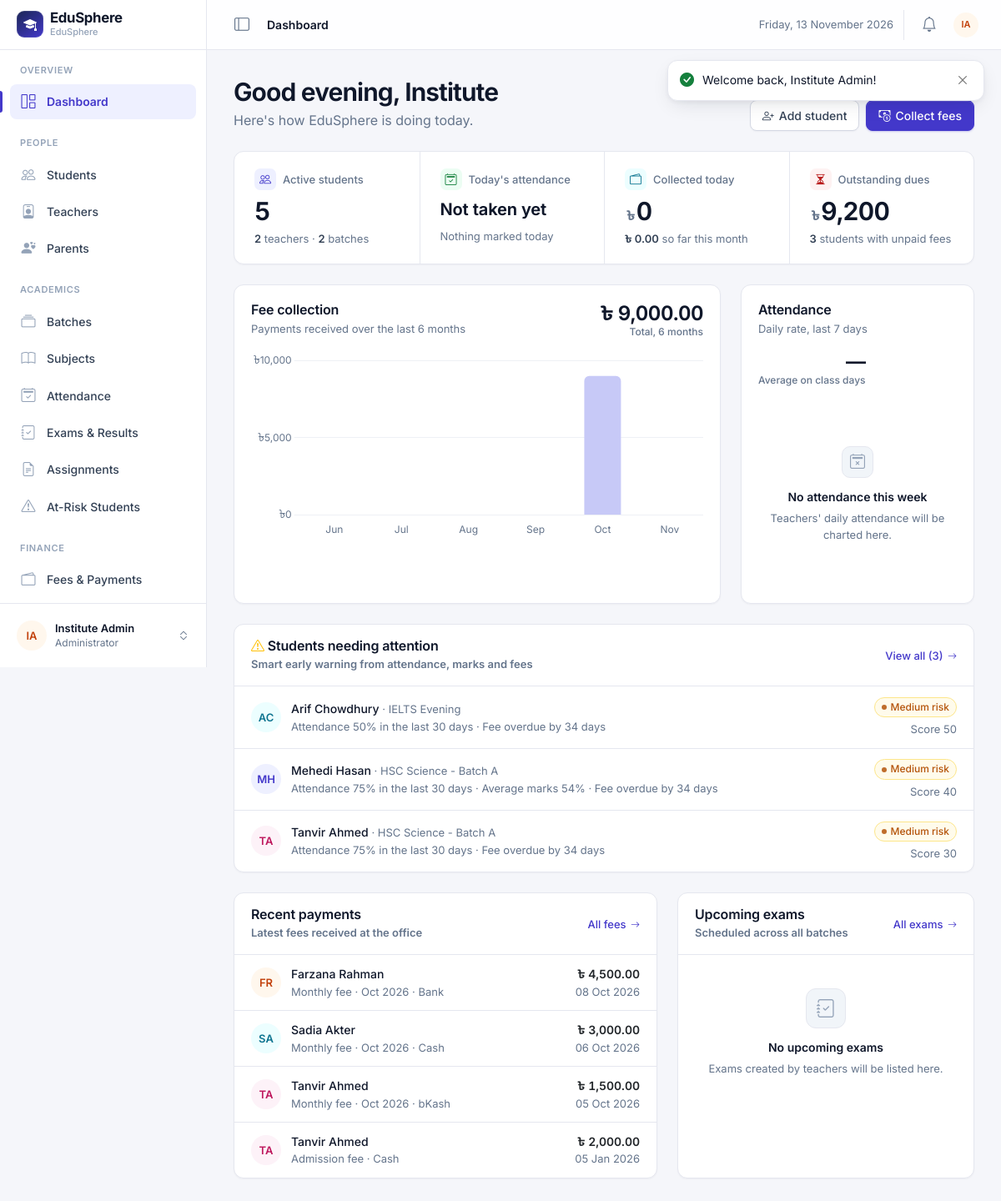
/dashboard.php (signed in), run on the app's committed database.
### tables this page shows
CREATE TABLE students (
    id             INT AUTO_INCREMENT PRIMARY KEY,
    user_id        INT NOT NULL UNIQUE,
    batch_id       INT NULL,
    roll_no        VARCHAR(20) NOT NULL,
    dob            DATE NULL,
    gender         ENUM('Male','Female','Other') NULL,
    phone          VARCHAR(20) NULL,
    address        VARCHAR(255) NULL,
    guardian_name  VARCHAR(100) NULL,
    photo          VARCHAR(255) NULL,
    admission_date DATE NULL,
    FOREIGN KEY (user_id)  REFERENCES users(id)   ON DELETE CASCADE,
    FOREIGN KEY (batch_id) REFERENCES batches(id) ON DELETE SET NULL
);

CREATE TABLE users (
    id              INT AUTO_INCREMENT PRIMARY KEY,
    name            VARCHAR(100) NOT NULL,
    username        VARCHAR(50)  NOT NULL UNIQUE,
    email           VARCHAR(100) NOT NULL UNIQUE,
    password        VARCHAR(255) NOT NULL,               
    role            ENUM('admin','teacher','student','parent') NOT NULL,
    status          ENUM('active','inactive') NOT NULL DEFAULT 'active',
    failed_attempts INT NOT NULL DEFAULT 0,
    locked_until    DATETIME NULL,
    reset_token     VARCHAR(64) NULL,
    reset_expires   DATETIME NULL,
    created_at      DATETIME NOT NULL DEFAULT CURRENT_TIMESTAMP
);

CREATE TABLE batches (
    id          INT AUTO_INCREMENT PRIMARY KEY,
    name        VARCHAR(100) NOT NULL,
    session     VARCHAR(20)  NOT NULL,                   
    description VARCHAR(255) NULL,
    created_at  DATETIME NOT NULL DEFAULT CURRENT_TIMESTAMP
);

CREATE TABLE payments (
    id           INT AUTO_INCREMENT PRIMARY KEY,
    fee_id       INT NOT NULL,
    amount_paid  DECIMAL(10,2) NOT NULL,
    payment_date DATE NOT NULL,
    method       VARCHAR(30) NOT NULL DEFAULT 'Cash',
    receipt_no   VARCHAR(30) NOT NULL UNIQUE,
    received_by  INT NULL,                               
    FOREIGN KEY (fee_id)      REFERENCES fees(id)  ON DELETE CASCADE,
    FOREIGN KEY (received_by) REFERENCES users(id) ON DELETE SET NULL
);

CREATE TABLE fees (
    id          INT AUTO_INCREMENT PRIMARY KEY,
    student_id  INT NOT NULL,
    fee_type    ENUM('Monthly','Admission','Exam','Fine') NOT NULL,
    amount      DECIMAL(10,2) NOT NULL,
    fee_month   VARCHAR(7) NULL,                         
    due_date    DATE NULL,
    description VARCHAR(255) NULL,
    created_at  DATETIME NOT NULL DEFAULT CURRENT_TIMESTAMP,
    FOREIGN KEY (student_id) REFERENCES students(id) ON DELETE CASCADE
);

### includes/dashboards/admin.php (the view, shortened to what the rows shown need)
<?php
$recent_payments = $pdo->query(
    'SELECT p.*, u.name AS student, f.fee_type, f.fee_month
       FROM payments p JOIN fees f ON f.id = p.fee_id
       JOIN students s ON s.id = f.student_id JOIN users u ON u.id = s.user_id
      ORDER BY p.payment_date DESC, p.id DESC LIMIT 6'
)->fetchAll();
$months = [];
for ($i = 5; $i >= 0; $i--) {
    $months[date('Y-m', strtotime("first day of -$i month"))] = 0;
}
$st = $pdo->prepare(
    'SELECT SUBSTR(payment_date, 1, 7) AS ym, SUM(amount_paid) AS total
       FROM payments WHERE payment_date >= ? GROUP BY ym'
);
$st->execute([array_key_first($months) . '-01']);
foreach ($st->fetchAll() as $r) {
    if (isset($months[$r['ym']])) $months[$r['ym']] = (float)$r['total'];
}
$days = [];
for ($i = 6; $i >= 0; $i--) {
    $days[date('Y-m-d', strtotime("-$i day"))] = null;
}
$first_name = explode(' ', user()['name'])[0];
?>
<div class="page-head greeting">
    <div>
        <h1><?= e(greeting()) ?>, <?= e($first_name) ?></h1>
    </div>
</div>
<div class="row g-4 mb-4">
    <div class="col-xl-8">
        <div class="card h-100">
            <div class="chart-head">
                <div>
                    <h2 class="section-title">Fee collection</h2>
                </div>
            </div>
        </div>
    </div>
    <div class="col-xl-4">
        <div class="card h-100">
            <div class="chart-head">
                <div>
                    <h2 class="section-title">Attendance</h2>
                </div>
            </div>
        </div>
    </div>
</div>
<?php $risk_list = risk_list(); require __DIR__ . '/risk_widget.php'; ?>
<div class="row g-4">
    <div class="col-lg-7">
        <div class="card h-100">
            <div class="card-header">
                <div><h2 class="section-title">Recent payments</h2><p class="section-sub">Latest fees received at the office</p></div>
            </div>
            <?php if ($recent_payments): ?>
                <div class="list-rows">
                    <?php foreach ($recent_payments as $p): ?>
                        <a class="list-row" href="<?= url('fees/receipt.php?id=' . $p['id']) ?>">
                            <?= avatar($p['student']) ?>
                            <div class="list-row-main">
                                <div class="list-row-title"><?= e($p['student']) ?></div>
                                <div class="list-row-sub">
                                    <?= e($p['fee_type']) ?> fee<?= $p['fee_month'] ? ' · ' . date('M Y', strtotime($p['fee_month'] . '-01')) : '' ?>
                                    · <?= e($p['method']) ?>
                                </div>
                            </div>
                            <div class="list-row-end">
                                <div class="fw-semibold text-dark tabular"><?= money($p['amount_paid']) ?></div>
                                <div class="list-row-sub"><?= fmt_date($p['payment_date']) ?></div>
                            </div>
                        </a>
                    <?php endforeach; ?>
                </div>
            <?php else: ?>
                <?= empty_state('receipt', 'No payments recorded', 'Payments you collect will show up here with their receipts.') ?>
            <?php endif; ?>
        </div>
    </div>
    <div class="col-lg-5">
        <div class="card h-100">
            <div class="card-header">
                <div><h2 class="section-title">Upcoming exams</h2><p class="section-sub">Scheduled across all batches</p></div>
            </div>
        </div>
    </div>
</div>
<?php
$month_labels = array_map(fn($m) => date('M', strtotime($m . '-01')), array_keys($months));
$day_labels   = array_map(fn($d) => date('D', strtotime($d)), array_keys($days));
$extra_js = '<script src="https://cdn.jsdelivr.net/npm/chart.js@4.4.1/dist/chart.umd.min.js"></script>
<script>
esChartDefaults();
const taka = v => "৳" + Number(v).toLocaleString("en-IN");
const incomeEl = document.getElementById("incomeChart");
if (incomeEl) new Chart(incomeEl, {
    type: "bar",
    data: { labels: ' . json_encode($month_labels) . ',
            datasets: [{ data: ' . json_encode(array_values($months)) . ',
                         backgroundColor: ctx => ctx.dataIndex === ' . (count($months) - 1) . ' ? "#4338ca" : "#c7c9f7",
                         hoverBackgroundColor: "#3730a3", borderRadius: 6, maxBarThickness: 44 }] },
    options: {
        scales: {
            x: { grid: { display: false }, border: { display: false } },
            y: { beginAtZero: true, border: { display: false }, ticks: { callback: taka, maxTicksLimit: 5 } }
        },
        plugins: { tooltip: { callbacks: { label: c => taka(c.parsed.y) + " collected" } } }
    }
});
const attEl = document.getElementById("attChart");
if (attEl) new Chart(attEl, {
    type: "line",
    data: { labels: ' . json_encode($day_labels) . ',
            datasets: [{ data: ' . json_encode(array_values($days)) . ',
                         borderColor: "#15803d", backgroundColor: "rgba(21,128,61,.08)", fill: true,
                         spanGaps: true, tension: .35, borderWidth: 2,
                         pointRadius: 3.5, pointBackgroundColor: "#fff", pointBorderWidth: 2 }] },
    options: {
        scales: {
            x: { grid: { display: false }, border: { display: false } },
            y: { min: 0, max: 100, border: { display: false }, ticks: { stepSize: 25, callback: v => v + "%" } }
        },
        plugins: { tooltip: { callbacks: { label: c => c.parsed.y + "% present" } } }
    }
});
</script>';

### includes/dashboards/risk_widget.php (shortened to what the rows shown need)
<?php
$attention = array_filter($risk_list, fn($s) => $s['risk']['enough'] && $s['risk']['level'] !== 'Low');
$top5 = array_slice($attention, 0, 5);
?>
<div class="card mb-4">
    <div class="card-header">
        <div>
            <h2 class="section-title"><i class="bi bi-exclamation-triangle text-warning"></i> Students needing attention</h2>
        </div>
    </div>
    <?php if ($top5): ?>
        <div class="list-rows">
            <?php foreach ($top5 as $s): ?>
                <a class="list-row" href="<?= url('admin/at_risk.php') ?>">
                    <?= avatar($s['name'], $s['photo']) ?>
                    <div class="list-row-main">
                        <div class="list-row-title"><?= e($s['name']) ?> <span class="text-muted fw-normal small">· <?= e($s['batch']) ?></span></div>
                        <div class="list-row-sub"><?= e(implode(' · ', $s['risk']['reasons'])) ?></div>
                    </div>
                    <div class="list-row-end">
                        <?= risk_badge($s['risk']['level']) ?>
                        <div class="list-row-sub mt-1">Score <?= $s['risk']['score'] ?></div>
                    </div>
                </a>
            <?php endforeach; ?>
        </div>
    <?php else: ?>
        <?= empty_state('emoji-smile', 'No students at risk right now', 'Students with low attendance, falling marks or overdue fees will appear here.', '', true) ?>
    <?php endif; ?>
</div>

### includes/functions.php (shortened to what the rows shown need)
<?php
require_once __DIR__ . '/db.php';
function e($value): string
{
    return htmlspecialchars((string)($value ?? ''), ENT_QUOTES, 'UTF-8');
}
function url(string $path = ''): string
{
    return BASE_URL . '/' . ltrim($path, '/');
}
function initials(string $name): string
{
    $parts = preg_split('/\s+/', trim($name)) ?: [];
    $out = '';
    foreach (array_slice($parts, 0, 2) as $p) {
        $out .= mb_strtoupper(mb_substr($p, 0, 1));
    }
    return $out ?: '?';
}
function avatar(string $name, ?string $photo = null, string $size = ''): string
{
    $cls = 'avatar' . ($size ? ' avatar-' . $size : '');
    $tone = (abs(crc32($name)) % 5) + 1;
    return '<span class="' . $cls . ' tone-' . $tone . '" aria-hidden="true">' . e(initials($name)) . '</span>';
}
function greeting(): string
{
    $h = (int)date('G');
    return 'Good evening';
}
function money($amount): string
{
    return '৳' . "\u{00A0}" . number_format((float)$amount, 2);
}
function money_kpi($amount): string
{
    $a = (float)$amount;
    $num = number_format($a, fmod($a, 1.0) == 0.0 ? 0 : 2);
    return '<span class="unit">৳</span>' . $num;
}
function fmt_date($date): string
{
    return $date ? date('d M Y', strtotime($date)) : '-';
}
function today(): string
{
    return date('Y-m-d');
}
function user(): array
{
    return $_SESSION['user'] ?? [];
}
function student_fees(int $student_id): array
{
    global $pdo;
    $st = $pdo->prepare(
        'SELECT f.*, COALESCE(SUM(p.amount_paid),0) AS paid
           FROM fees f LEFT JOIN payments p ON p.fee_id = f.id
          WHERE f.student_id = ?
          GROUP BY f.id
          ORDER BY f.due_date DESC, f.id DESC'
    );
    $st->execute([$student_id]);
    $rows = $st->fetchAll();
    return $rows;
}
function risk_score(int $student_id): array
{
    global $pdo;
    $score   = 0;
    $reasons = [];
    $st = $pdo->prepare('SELECT status FROM attendance WHERE student_id = ? AND att_date >= ?');
    $st->execute([$student_id, date('Y-m-d', strtotime('-30 days'))]);
    $statuses = $st->fetchAll(PDO::FETCH_COLUMN);
    $classes  = count($statuses);
    if ($classes > 0) {
        $attended = count(array_keys($statuses, 'Present')) + count(array_keys($statuses, 'Late'));
        $percent  = round($attended / $classes * 100);
        if ($percent < 60)      { $score += 30; }
        elseif ($percent < 75)  { $score += 20; }
        elseif ($percent < 85)  { $score += 10; }
        if ($percent < 85) {
            $reasons[] = "Attendance $percent% in the last 30 days";
        }
    }
    $st = $pdo->prepare('SELECT status FROM attendance WHERE student_id = ? ORDER BY att_date DESC LIMIT 3');
    $st->execute([$student_id]);
    $last3 = $st->fetchAll(PDO::FETCH_COLUMN);
    $st = $pdo->prepare(
        'SELECT r.marks, e.total_marks
           FROM results r JOIN exams e ON e.id = r.exam_id
          WHERE r.student_id = ? AND e.is_published = 1
          ORDER BY e.exam_date, e.id'
    );
    $st->execute([$student_id]);
    $percents = [];
    foreach ($st->fetchAll() as $r) {
        $percents[] = $r['marks'] / $r['total_marks'] * 100;
    }
    if ($percents) {
        $average = round(array_sum($percents) / count($percents));
        if ($average < 40)      { $score += 30; }
        elseif ($average < 50)  { $score += 20; }
        elseif ($average < 60)  { $score += 10; }
        if ($average < 60) {
            $reasons[] = "Average marks $average%";
        }
        $n = count($percents);
    }
    $most_days = 0;
    foreach (student_fees($student_id) as $f) {
        if ($f['due'] > 0 && $f['due_date'] && $f['due_date'] < today()) {
            $days = (int)((strtotime(today()) - strtotime($f['due_date'])) / 86400);
            $most_days = max($most_days, $days);
        }
    }
    if ($most_days > 30) {
        $score += 20;
        $reasons[] = "Fee overdue by $most_days days";
    } elseif ($most_days > 0) {
        $score += 10;
        $reasons[] = "Fee overdue by $most_days days";
    }
    $score = min(100, $score);
    if ($score >= 60)     { $level = 'High'; }
    elseif ($score >= 30) { $level = 'Medium'; }
    else                  { $level = 'Low'; }
    $enough = $classes >= 5 || count($percents) > 0;
    return ['score' => $score, 'level' => $level, 'reasons' => $reasons, 'enough' => $enough];
}
function risk_list(?array $batch_ids = null): array
{
    global $pdo;
    $sql = "SELECT s.id, s.roll_no, s.photo, s.batch_id, u.name, b.name AS batch
              FROM students s
              JOIN users u ON u.id = s.user_id
              LEFT JOIN batches b ON b.id = s.batch_id
             WHERE u.status = 'active'";
    $list = [];
    foreach ($pdo->query($sql)->fetchAll() as $s) {
        $s['risk'] = risk_score((int)$s['id']);
        $list[] = $s;
    }
    usort($list, fn($a, $b) => $b['risk']['score'] <=> $a['risk']['score']);
    return $list;
}
function risk_badge(string $level): string
{
    $colors = ['High' => 'danger', 'Medium' => 'warning', 'Low' => 'success'];
    return '<span class="badge dot text-bg-' . ($colors[$level] ?? 'secondary') . '">' . e($level) . ' risk</span>';
}

### data on the page
students: user.name "AC", user.name "Arif Chowdhury", batch.name "IELTS Evening", reasons "Attendance 50% in the last 30 days · Fee overdue by 34 days", score "50"
students: user.name "MH", user.name "Mehedi Hasan", batch.name "HSC Science - Batch A", reasons "Attendance 75% in the last 30 days · Average marks 54% · Fee overdue by 34 days", score "40"
students: user.name "TA", user.name "Tanvir Ahmed", batch.name "HSC Science - Batch A", reasons "Attendance 75% in the last 30 days · Fee overdue by 34 days", score "30"
payments: users.name "FR", users.name "Farzana Rahman", fee.fee_type "Monthly", fee.fee_month "Oct 2026", method "Bank", amount_paid "৳ 4,500.00", payment_date "08 Oct 2026"
payments: users.name "SA", users.name "Sadia Akter", fee.fee_type "Monthly", fee.fee_month "Oct 2026", method "Cash", amount_paid "৳ 3,000.00", payment_date "06 Oct 2026"
payments: users.name "TA", users.name "Tanvir Ahmed", fee.fee_type "Monthly", fee.fee_month "Oct 2026", method "bKash", amount_paid "৳ 1,500.00", payment_date "05 Oct 2026"
payments: users.name "TA", users.name "Tanvir Ahmed", fee.fee_type "Admission", method "Cash", amount_paid "৳ 2,000.00", payment_date "05 Jan 2026"

### other printed values
$f['msg'] "Welcome back, Institute Admin!"
APP_NAME "EduSphere"
INSTITUTE_NAME "EduSphere"
$group "OVERVIEW"
$label "Dashboard"
$group "PEOPLE"
$label "Students"
$label "Teachers"
$label "Parents"
$group "ACADEMICS"
$label "Batches"
$label "Subjects"
$label "Attendance"
$label "Exams & Results"
$label "Assignments"
